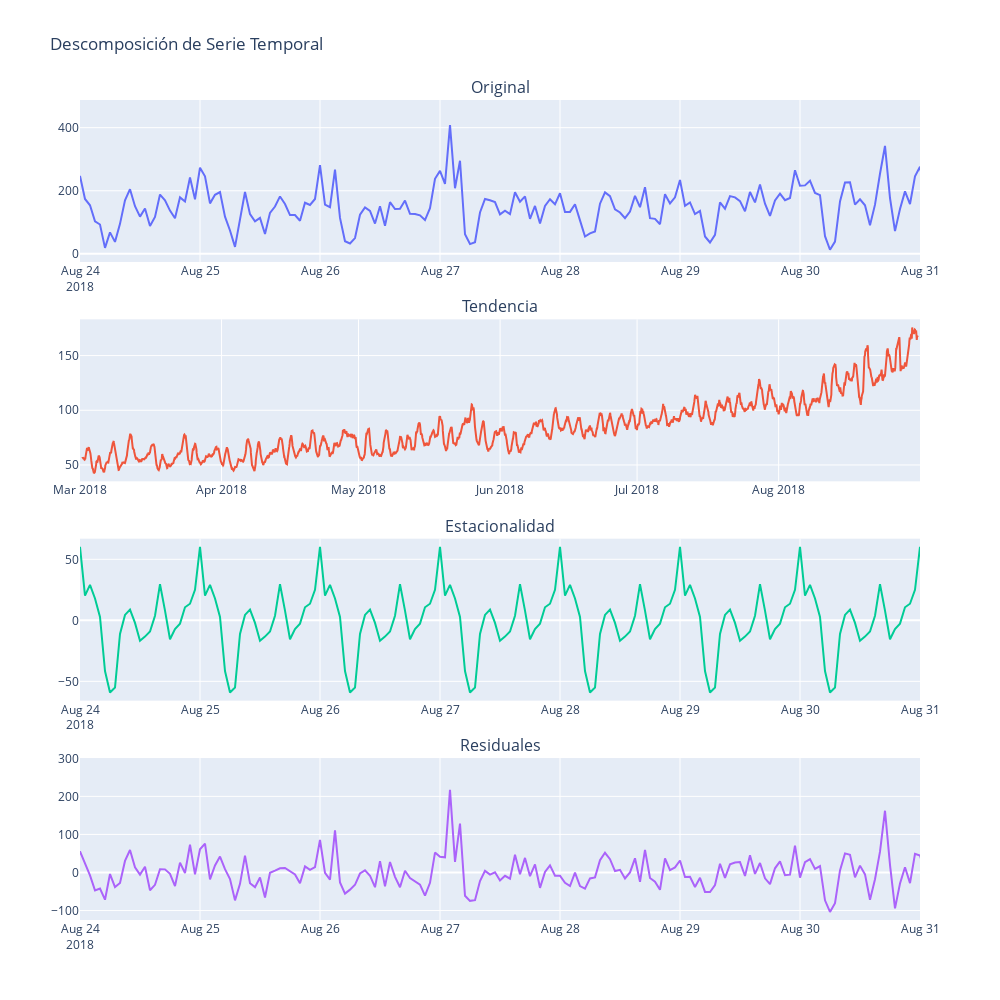

This figure's notebook cell:
### Code cell
decomposed = seasonal_decompose(data_hour["num_orders"], model="additive")

fig = make_subplots(
    rows=4,
    cols=1,
    subplot_titles=("Original", "Tendencia", "Estacionalidad", "Residuales"),
    vertical_spacing=0.07,
)

for i, observation in enumerate(["observed", "trend", "seasonal", "resid"], start=1):
    dataframe = pd.DataFrame(
        {"ds": data_hour.index, "observation": getattr(decomposed, observation)}
    )
    fig.add_trace(
        go.Scatter(x=dataframe["ds"], y=dataframe["observation"], showlegend=False),
        row=i,
        col=1,
        
    )
start_date = '2018-08-24'
end_date = '2018-08-31'
fig.update_layout(
    height=1000, 
    width=1000, 
    title_text="Descomposición de Serie Temporal",
    xaxis=dict(range=[start_date, end_date]),   
    xaxis3=dict(range=[start_date, end_date], autorange=False),  
    xaxis4=dict(range=[start_date, end_date], autorange=False) 
)
fig.show()

### Figure 1 — Plotly figure (JSON) as saved in the notebook; plotly's stock layout.template omitted (floating-point values rounded to 4 significant figures; data arrays with more than 128 entries replaced by an {"elided": "..."} marker saying what was removed)
{"data": [{"showlegend": false, "type": "scatter", "x": {"elided": "4416 str values"}, "xaxis": "x", "y": {"elided": "4416 int values"}, "yaxis": "y"}, {"showlegend": false, "type": "scatter", "x": {"elided": "4416 str values"}, "xaxis": "x2", "y": {"elided": "4416 float values"}, "yaxis": "y2"}, {"showlegend": false, "type": "scatter", "x": {"elided": "4416 str values"}, "xaxis": "x3", "y": {"elided": "4416 float values"}, "yaxis": "y3"}, {"showlegend": false, "type": "scatter", "x": {"elided": "4416 str values"}, "xaxis": "x4", "y": {"elided": "4416 float values"}, "yaxis": "y4"}], "layout": {"annotations": [{"font": {"size": 16}, "showarrow": false, "text": "Original", "x": 0.5, "xanchor": "center", "xref": "paper", "y": 1, "yanchor": "bottom", "yref": "paper"}, {"font": {"size": 16}, "showarrow": false, "text": "Tendencia", "x": 0.5, "xanchor": "center", "xref": "paper", "y": 0.7325, "yanchor": "bottom", "yref": "paper"}, {"font": {"size": 16}, "showarrow": false, "text": "Estacionalidad", "x": 0.5, "xanchor": "center", "xref": "paper", "y": 0.465, "yanchor": "bottom", "yref": "paper"}, {"font": {"size": 16}, "showarrow": false, "text": "Residuales", "x": 0.5, "xanchor": "center", "xref": "paper", "y": 0.1975, "yanchor": "bottom", "yref": "paper"}], "height": 1000, "title": {"text": "Descomposición de Serie Temporal"}, "width": 1000, "xaxis": {"anchor": "y", "domain": [0, 1], "range": ["2018-08-24", "2018-08-31"]}, "xaxis2": {"anchor": "y2", "domain": [0, 1]}, "xaxis3": {"anchor": "y3", "autorange": false, "domain": [0, 1], "range": ["2018-08-24", "2018-08-31"]}, "xaxis4": {"anchor": "y4", "autorange": false, "domain": [0, 1], "range": ["2018-08-24", "2018-08-31"]}, "yaxis": {"anchor": "x", "domain": [0.8025, 1]}, "yaxis2": {"anchor": "x2", "domain": [0.535, 0.7325]}, "yaxis3": {"anchor": "x3", "domain": [0.2675, 0.465]}, "yaxis4": {"anchor": "x4", "domain": [0, 0.1975]}}}
